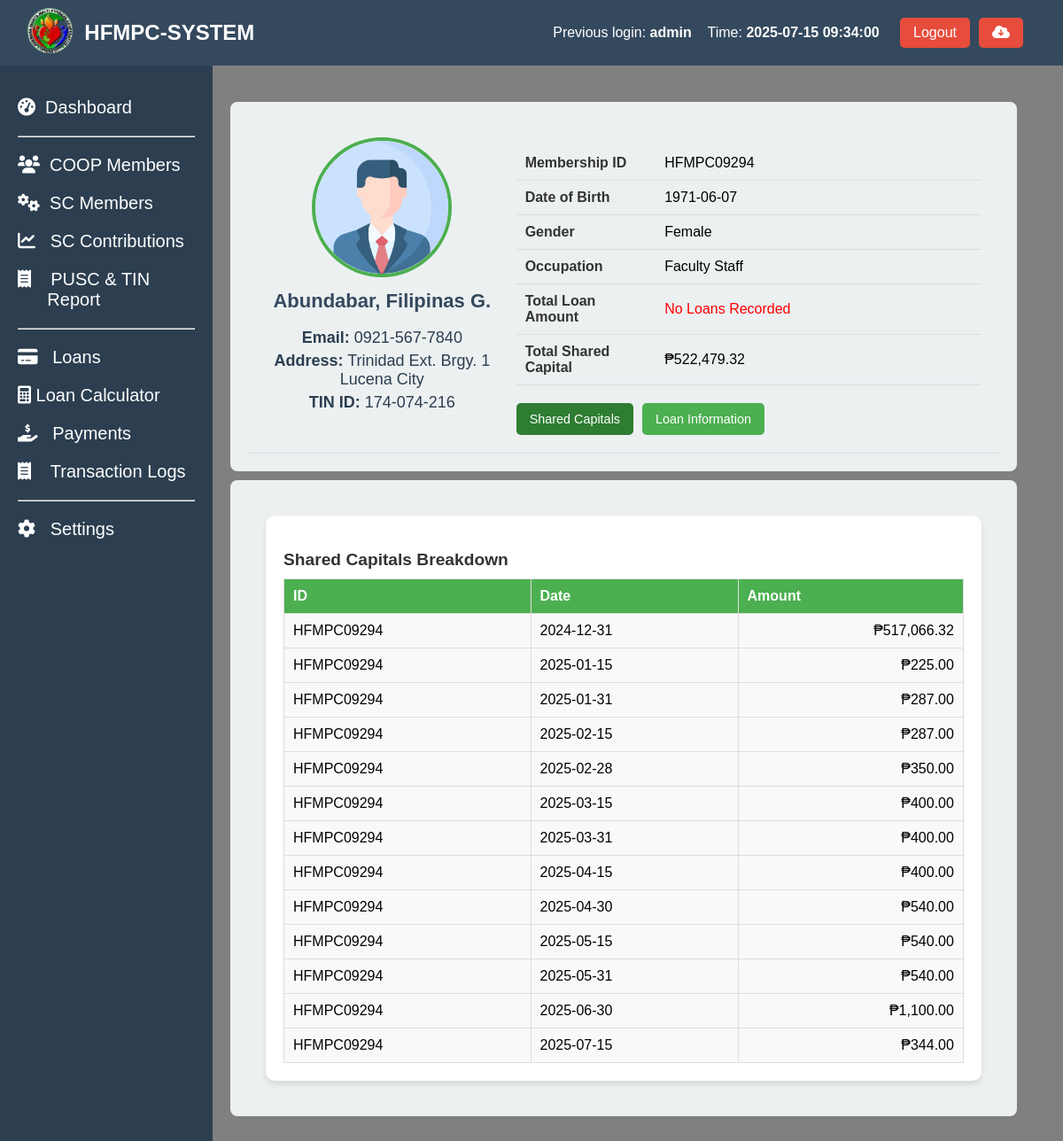
The page /coop_members_profile.php?id=HFMPC09294 (signed in) on the database its author committed.
### tables this page shows
CREATE TABLE `coop_members` (
  `coop_id` int(50) NOT NULL AUTO_INCREMENT,
  `membership_id` varchar(50) NOT NULL,
  `name_of_member` varchar(255) NOT NULL,
  `contact_number` varchar(20) NOT NULL,
  `tin` varchar(15) NOT NULL,
  `date_accepted` date NOT NULL,
  `bod_resolution` varchar(50) NOT NULL,
  `type_of_membership` varchar(50) NOT NULL,
  `shares_subscribed` decimal(10,2) NOT NULL,
  `amount_subscribed` decimal(10,2) NOT NULL,
  `initial_paid_up` decimal(10,2) NOT NULL,
  `address` text NOT NULL,
  `date_of_birth` date NOT NULL,
  `age` int(11) NOT NULL,
  `gender` varchar(20) DEFAULT NULL,
  `civil_status` varchar(50) DEFAULT NULL,
  `occupation` varchar(100) NOT NULL,
  `number_of_dependents` int(11) NOT NULL,
  `religious` varchar(100) NOT NULL,
  `annual_income` decimal(10,2) NOT NULL,
  `date_terminated` date DEFAULT NULL,
  `educational_attainment` varchar(50) DEFAULT NULL,
  `status` int(5) NOT NULL,
  `remarks` varchar(10) NOT NULL,
  `created_at` timestamp NOT NULL DEFAULT current_timestamp(),
  PRIMARY KEY (`coop_id`)
);

CREATE TABLE `shared_capital_amount` (
  `id` int(11) NOT NULL AUTO_INCREMENT,
  `Membership_ID` varchar(11) NOT NULL,
  `Name` varchar(100) NOT NULL,
  `Amount` decimal(10,2) DEFAULT NULL,
  `particulars` varchar(20) NOT NULL,
  `Date_Paid` date NOT NULL,
  `remarks` varchar(10) NOT NULL,
  PRIMARY KEY (`id`)
);

### coop_members_profile.php (the view, shortened to what this page needs)
<?php include 'header.php' ?>
<?php include 'sidebar.php' ?>
<link rel="stylesheet" href="assets/profile.css">
<?php
if (isset($_GET['id'])) {
    $membership_id = $_GET['id'];
    $sql = "SELECT * FROM coop_members WHERE membership_id = ?";
    $stmt = $conn->prepare($sql);
    $stmt->bind_param("s", $membership_id);
    $stmt->execute();
    $result = $stmt->get_result();
    if ($result->num_rows > 0) {
        $member = $result->fetch_assoc();
    } else {
        echo "No member found with ID: " . htmlspecialchars($membership_id);
        exit();
    }
    $shared_capitals_sql = "SELECT SUM(Amount) AS TotalSharedCapital FROM shared_capital_amount WHERE Membership_ID = ? AND (remarks IS NULL OR remarks != 'Deleted')";
    $stmt = $conn->prepare($shared_capitals_sql);
    $stmt->bind_param("s", $membership_id);
    $stmt->execute();
    $shared_capitals_result = $stmt->get_result();
    $shared_capitals = $shared_capitals_result->fetch_assoc();
    $total_shared_capital = $shared_capitals['TotalSharedCapital'];
    $shared_capitals_sql = "SELECT Date_Paid, Amount, Membership_ID FROM shared_capital_amount WHERE Membership_ID = ?  AND (remarks IS NULL OR remarks != 'Deleted') ";
    $stmt = $conn->prepare($shared_capitals_sql);
    $stmt->bind_param("s", $membership_id);
    $stmt->execute();
    $shared_capitals_result = $stmt->get_result();
    $shared_capitals = $shared_capitals_result->fetch_all(MYSQLI_ASSOC);
    $total_loans_sql = "SELECT SUM(balance_amount) AS TotalLoanAmount FROM coop_member_loans WHERE membership_id = ?";
    $stmt = $conn->prepare($total_loans_sql);
    $stmt->bind_param("s", $membership_id);
    $stmt->execute();
    $total_loans_result = $stmt->get_result();
    $total_loans = $total_loans_result->fetch_assoc();
    $total_loan_amount = $total_loans['TotalLoanAmount'];
} else {
    echo "No membership ID provided.";
    exit();
}
?>
<main class="content-member">
  <section class="stats-member">
    <div class="card-member">
      <div class="card-header-member">
      <div class="profile-card">
                <div class="profile-left">
                    <img src="profile.png" alt="Profile picture">
                    <div class="pinfo">
                        <h2><?php echo htmlspecialchars($member['name_of_member']); ?></h2>
                        <p><strong>Email:</strong> <?php echo htmlspecialchars($member['contact_number']); ?></p>
                        <p><strong>Address:</strong> <?php echo htmlspecialchars($member['address']); ?></p>
                        <p><strong>TIN ID:</strong> <?php echo htmlspecialchars($member['tin']); ?></p>
                    </div>
                </div>
                <div class="profile-right">
                    <table>
                        <tr>
                            <td>Membership ID</td>
                            <td><?php echo htmlspecialchars($member['membership_id']); ?></td>
                        </tr>
                        <tr>
                            <td>Date of Birth</td>
                            <td><?php echo htmlspecialchars($member['date_of_birth']); ?></td>
                        </tr>
                        <tr>
                            <td>Gender</td>
                            <td><?php echo htmlspecialchars($member['gender']); ?></td>
                        </tr>
                        <tr>
                            <td>Occupation</td>
                            <td><?php echo htmlspecialchars($member['occupation']); ?></td>
                        </tr>
                        <tr>
                            <td>Total Loan Amount</td>
                            <td><?php echo $total_loan_amount ? "₱" . number_format($total_loan_amount, 2) : '<span style="color:red;">No Loans Recorded</span>'; ?></td>
                        </tr>
                        <tr>
                            <td>Total Shared Capital</td>
                            <td><?php echo $total_shared_capital ? "₱" . number_format($total_shared_capital, 2) : '<span style="color:red;">No Updated Contribution</span>'; ?></td>
                        </tr>
                    </table>
                    <div class="button-container">
                        <button class="button active" id="shared-capitals-btn">Shared Capitals</button>
                        <button class="button" id="loan-information-btn">Loan Information</button>
                    </div>
                </div>
            </div>
      </div>
    </div>
    <div class="card-member">
      <div class="card-header-member">
            <div class="second-content">
                <div id="shared-capitals-section" class="section active">
                    <h3>Shared Capitals Breakdown</h3>
                    <table>
                        <thead>
                            <tr>
                                <th>ID</th>
                                <th>Date</th>
                                <th>Amount</th>
                            </tr>
                        </thead>
                        <tbody>
                        <?php if (!empty($shared_capitals)): ?>
                            <?php foreach ($shared_capitals as $capital): ?>
                                <tr>
                                    <td><?php echo htmlspecialchars($capital['Membership_ID']); ?></td>
                                    <td><?php echo htmlspecialchars($capital['Date_Paid']); ?></td>
                                    <td style="text-align: right;"><?php echo "₱" . number_format($capital['Amount'], 2); ?></td>
                                </tr>
                            <?php endforeach; ?>
                            <?php else: ?>
                                <tr>
                                    <td colspan="3" style="text-align: center; color: red;">No Shared Capitals Contribution Recorded</td>
                                </tr>
                            <?php endif; ?>
                        </tbody>
                    </table>
                </div>
            </div>
      </div>
    </div>
  </section>
</main>

### header.php (shortened to what this page needs)
<?php
include 'config/config.php';
$previous_user = null;
$sql_prev = "SELECT id, username, login_time FROM login_activity ORDER BY login_time DESC LIMIT 1 OFFSET 1";
$result_prev = $conn->query($sql_prev);
if ($result_prev->num_rows > 0) {
    $previous_user = $result_prev->fetch_assoc();
}
?>
<!DOCTYPE html>
<html lang="en">
<head>
  <link rel="stylesheet" href="https://cdnjs.cloudflare.com/ajax/libs/font-awesome/6.0.0-beta3/css/all.min.css">
  <link rel="stylesheet" href="assets/styles.css">
</head>
<body>
<header class="header">
  <div class="header-content">
    <div class="dashboard-left">
      <a href="index.php"><img src="logo.png" alt="Logo" class="dashboard-logo" width="20%"></a>
      <h1> HFMPC-SYSTEM</h1>
    </div>
    <div class="admin-info">
      <?php if ($previous_user): ?>
        <div class="previous-login-info" style="text-align: right; display: flex; justify-content: space-between;">
          <p>Previous login: <strong><?php echo htmlspecialchars($previous_user['username']); ?></strong></p> &nbsp&nbsp&nbsp&nbsp
          <p>Time: <strong><?php echo htmlspecialchars($previous_user['login_time']); ?></strong></p>&nbsp&nbsp&nbsp
        </div>
      <?php else: ?>
        <p class="previous-login-info">No previous login records found.</p>
      <?php endif; ?>
      <button class="logout-btn" onclick="confirmLogout();">Logout</button>
      <form method="post" action="backup.php" onsubmit="return confirmBackup();">
          <button class="logout-btn" type="submit" name="backup"><i class="fas fa-cloud-download-alt"></i></button>
      </form>
    </div>
  </div>
</header>
</body>
</html>

### sidebar.php (shortened to what this page needs)
<?php
$current_page = basename($_SERVER['PHP_SELF']);
function is_active($page) {
    global $current_page;
    return $current_page == $page ? 'active' : '';
}
?>
<aside class="sidebar">
  <ul>
    <li class="<?= is_active('index.php') ?>"><a href="index.php"><i class="fas fa-tachometer-alt"></i>&nbsp Dashboard</a></li>
    <hr>
    <li class="<?= is_active('coop_members.php') ?>"><a href="coop_members.php"><i class="fas fa-users"></i>&nbsp COOP Members</a></li>
    <li class="<?= is_active('coop_members_shared_capitals.php') ?>"><a href="coop_members_shared_capitals.php"><i class="fas fa-cogs"></i>&nbsp SC Members</a></li>
    <li class="<?= is_active('coop_members_shared_capitals_contribution.php') ?>"><a href="coop_members_shared_capitals_contribution.php"><i class="fas fa-chart-line"></i>&nbsp&nbsp SC Contributions</a></li>
    <li class="<?= is_active('coop_members_pusc_tin.php') ?>"><a href="coop_members_pusc_tin.php"><i class="fas fa-receipt"></i>&nbsp&nbsp&nbsp PUSC & TIN &nbsp&nbsp&nbsp&nbsp&nbsp&nbspReport</a></li>
    <hr>
    <li class="<?= is_active('coop_members_loan.php') ?>"><a href="coop_members_loan.php"><i class="fas fa-credit-card"></i>&nbsp&nbsp Loans</a></li>
    <li class="<?= is_active('loan_amortization.php') ?>"><a href="loan_amortization.php"><i class="fas fa-calculator"></i> Loan Calculator</a></li>
    <li class="<?= is_active('coop_members_payments.php') ?>"><a href="coop_members_payments.php"><i class="fas fa-hand-holding-usd"></i>&nbsp&nbsp Payments</a></li>
    <li class="<?= is_active('coop_members_transaction_logs.php') ?>"><a href="coop_members_transaction_logs.php"><i class="fas fa-receipt"></i>&nbsp&nbsp&nbsp Transaction Logs</a></li>
    <hr>
    <li class="<?= is_active('#') ?>"><a href="#"><i class="fas fa-cog"></i>&nbsp&nbsp Settings</a></li>
  </ul>
</aside>

### assets/styles.css (style rules this page uses)
body { font-family: Arial, sans-serif; margin: 0; height: 100vh; display: flex; flex-direction: column; }
header { background-color: #34495e; color: white; padding: 5px; width: 100%; display: flex; justify-content: space-between; align-items: center; position: fixed; z-index: 10; }
header h1 { font-size: 24px; }
.header-content { display: flex; justify-content: space-between; width: 100%; padding-right: 50px; padding-left: 20px; }
.admin-info { display: flex; align-items: center; gap: 10px; }
.logout-btn { background-color: #e74c3c; color: white; border: none; padding: 8px 15px; cursor: pointer; font-size: 16px; border-radius: 5px; }
.logout-btn { background-color: #e74c3c; color: white; border: none; padding: 8px 15px; cursor: pointer; }
.sidebar { margin-top: 10px; width: 200px; background-color: #2c3e50; color: white; padding: 20px; height: 100%; position: fixed; top: 60px; z-index: 5; }
.sidebar ul { list-style: none; padding: 0; }
.sidebar ul li { margin: 20px 0; }
.sidebar ul li a { color: white; text-decoration: none; font-size: 20px; display: block; transition: 0.5s; }
.dashboard-left { display: flex; align-items: center; gap: 10px; }
.dashboard-logo { height: 60px; width: auto; object-fit: contain; }

### assets/profile.css (style rules this page uses)
.profile-card { display: flex; gap: 20px; padding: 20px; border-bottom: 1px solid #ddd; }
.profile-left { text-align: center; flex: 1; }
.profile-left img { width: 150px; height: 150px; border-radius: 50%; object-fit: cover; border: 4px solid #4CAF50; }
.pinfo h2 { margin-top: 10px; font-size: 1.5rem; color: #333; }
.pinfo p { margin: 5px 0; font-size: 0.9rem; color: #666; }
.profile-right { flex: 2; }
.profile-right table { width: 100%; margin-top: 10px; border-collapse: collapse; }
.profile-right table td { padding: 10px; border-bottom: 1px solid #ddd; }
.profile-right table td:first-child { font-weight: bold; color: #333; width: 30%; }
.button-container { margin-top: 20px; display: flex; gap: 10px; }
.button { padding: 10px 15px; font-size: 0.9rem; border: none; border-radius: 5px; background-color: #4CAF50; color: white; cursor: pointer; transition: background 0.3s; }
.button.active { background-color: #2e7d32; }
.second-content { padding: 20px; }
.section { display: none; background: #fff; padding: 20px; border-radius: 10px; box-shadow: 0 4px 6px rgba(0, 0, 0, 0.1); }
.section h3 { margin-bottom: 10px; font-size: 1.2rem; color: #333; }
.section table { width: 100%; border-collapse: collapse; margin-top: 10px; }
.section table th, .section table td { padding: 10px; border: 1px solid #ddd; text-align: left; }
.section table th { background-color: #4CAF50; color: white; }
.section table td { background-color: #f9f9f9; }
.section.active { display: block; }
.content-member { background-color: gray; margin-left: 150px; padding: 100px; margin-top: 5px; flex-grow: 1; height: 100vh; overflow-y: auto; position: relative; display: block; flex-direction: column; }
.stats-member { margin-top: 10px; width: 105%; }
.card-member { background-color: #ecf0f1; border-radius: 8px; padding: 20px; width: 95%; margin-left: 10px; position:relative; display: block; flex-direction: column; margin-top: 10px; }
.card-member h2 { font-size: 22px; color: #34495e; }
.card-member p { font-size: 18px; color: #2c3e50; }

### rows shown on the page
coop_members: name_of_member "Abundabar, Filipinas G.", contact_number "0921-567-7840", address "Trinidad Ext. Brgy. 1 Lucena City", tin "174-074-216", membership "HFMPC09294", date_of_birth "1971-06-07", gender "Female", occupation "Faculty Staff"
shared_capital_amount: Membership_ID "HFMPC09294", Date_Paid "2024-12-31", Amount "517,066.32"
shared_capital_amount: Membership_ID "HFMPC09294", Date_Paid "2025-01-15", Amount "225.00"
shared_capital_amount: Membership_ID "HFMPC09294", Date_Paid "2025-01-31", Amount "287.00"
shared_capital_amount: Membership_ID "HFMPC09294", Date_Paid "2025-02-15", Amount "287.00"
shared_capital_amount: Membership_ID "HFMPC09294", Date_Paid "2025-02-28", Amount "350.00"
shared_capital_amount: Membership_ID "HFMPC09294", Date_Paid "2025-03-15", Amount "400.00"
shared_capital_amount: Membership_ID "HFMPC09294", Date_Paid "2025-03-31", Amount "400.00"
shared_capital_amount: Membership_ID "HFMPC09294", Date_Paid "2025-04-15", Amount "400.00"
shared_capital_amount: Membership_ID "HFMPC09294", Date_Paid "2025-04-30", Amount "540.00"
shared_capital_amount: Membership_ID "HFMPC09294", Date_Paid "2025-05-15", Amount "540.00"
shared_capital_amount: Membership_ID "HFMPC09294", Date_Paid "2025-05-31", Amount "540.00"
shared_capital_amount: Membership_ID "HFMPC09294", Date_Paid "2025-06-30", Amount "1,100.00"
shared_capital_amount: Membership_ID "HFMPC09294", Date_Paid "2025-07-15", Amount "344.00"

### other values the page prints
$previous_user['username'] "admin"
$previous_user['login_time'] "2025-07-15 09:34:00"
$total_shared_capital "522,479.32"
